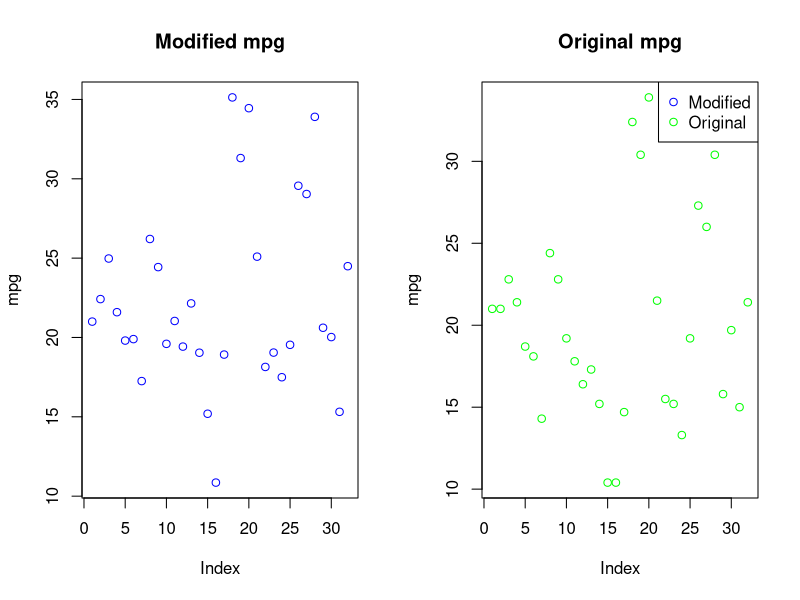

Here is the R script that generated this plot:
# Load the mtcars dataset
data(mtcars)
head(mtcars)

# Parameters for the LCG
a <- 1664525
c <- 1013904223
m <- 2^32
n <- nrow(mtcars)  # number of rows in mtcars dataset
seed <- 123  # initial seed

# Initialize the pseudo-random number sequence
set.seed(seed)  # set seed for reproducibility
x <- numeric(n)
x[1] <- seed

# Generate the pseudo-random numbers
for (i in 2:n) {
  x[i] <- (a * x[i - 1] + c) %% m
}

# Normalize the pseudo-random numbers to be between 0 and 1
x <- x / m

# Modify the mpg column in mtcars based on the generated numbers
mtcars$mpg <- mtcars$mpg + x * 5  # add a scaled version of pseudo-random numbers

# View the modified mtcars dataset
head(mtcars)

# Plot the original vs modified mpg
par(mfrow = c(1, 2))
plot(mtcars$mpg, col = "blue", main = "Modified mpg", xlab = "Index", ylab = "mpg")
plot(mtcars$mpg - x * 5, col = "green", main = "Original mpg", xlab = "Index", ylab = "mpg")
legend("topright", legend = c("Modified", "Original"), col = c("blue", "green"), pch = 1)

